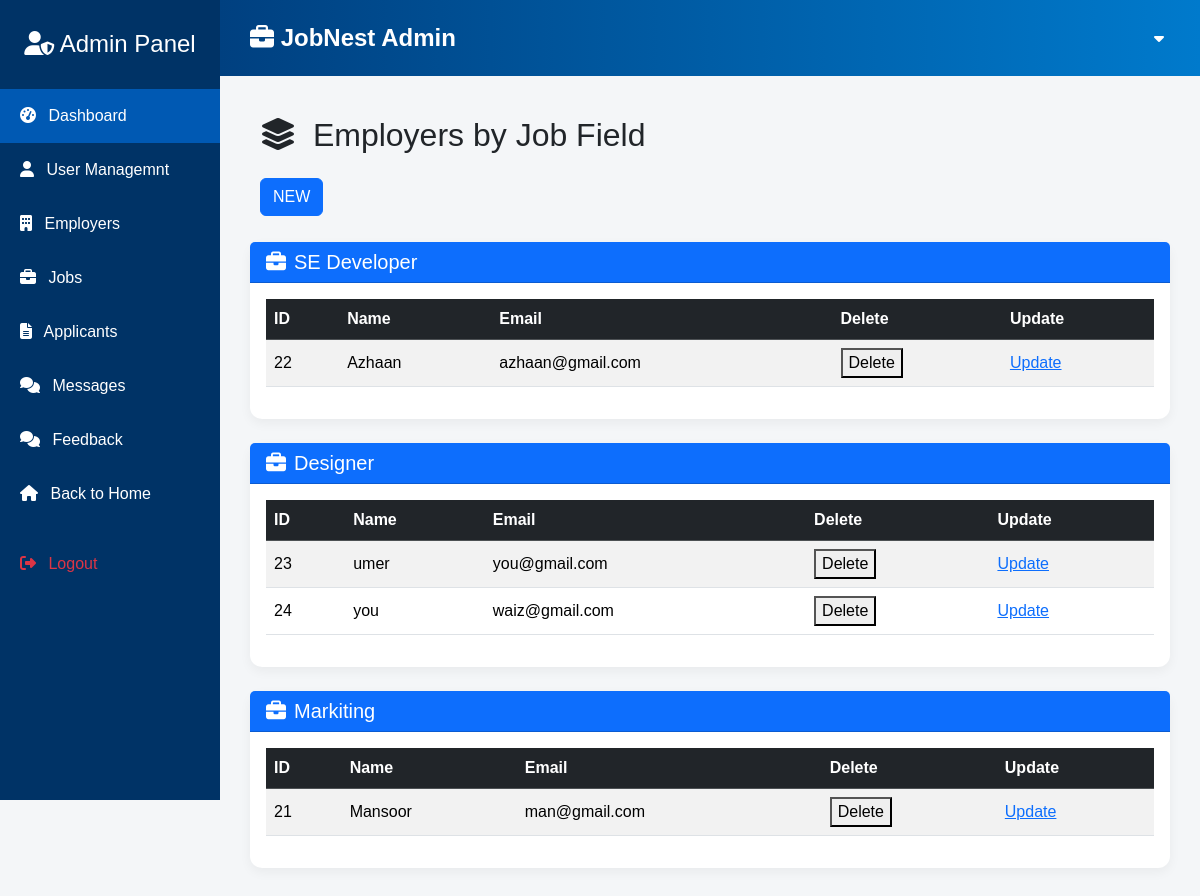
Before: /employers.php with the older database file.
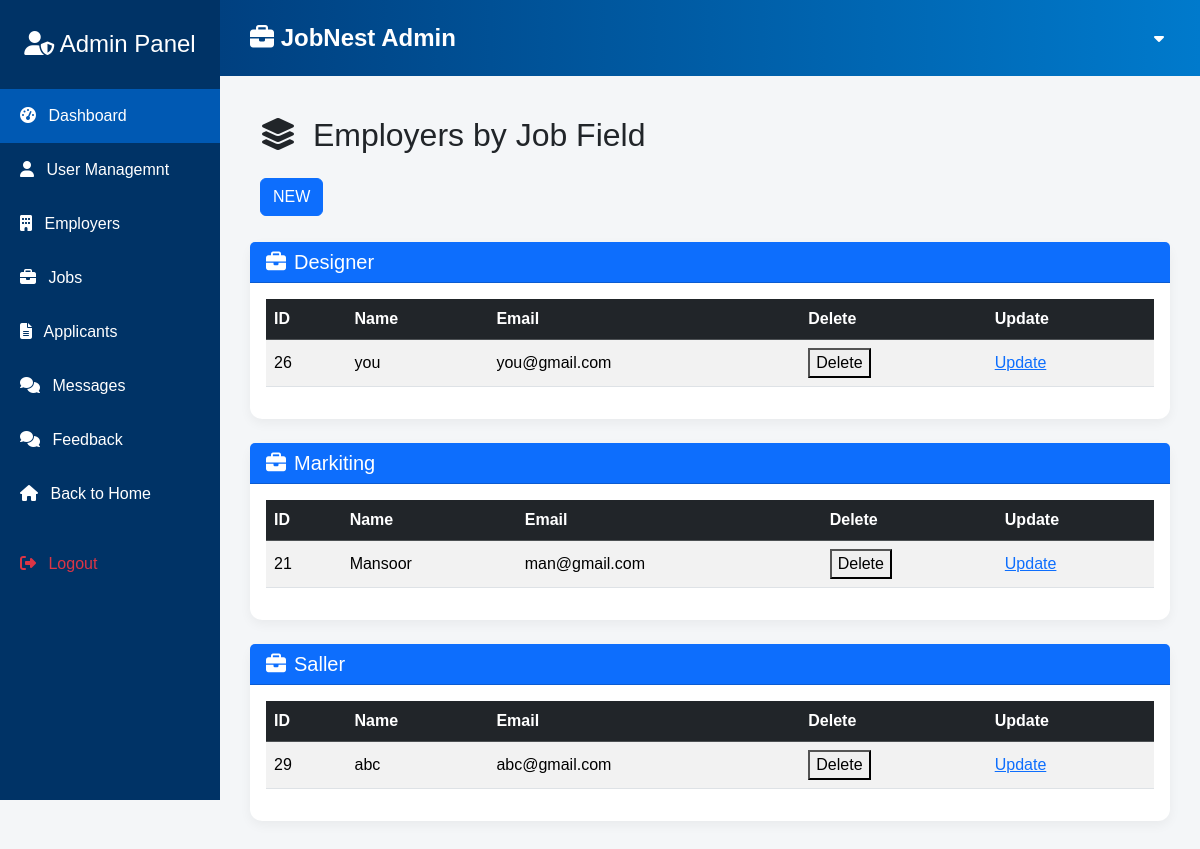
After: the same page with the newer database file.
### tables this page shows
CREATE TABLE `roles` (
  `id` int(11) NOT NULL,
  `role_name` varchar(255) NOT NULL
);

CREATE TABLE `empolyee` (
  `id` int(11) NOT NULL,
  `Name` varchar(255) NOT NULL,
  `Email` varchar(255) NOT NULL,
  `Password` varchar(255) NOT NULL,
  `user_role` varchar(255) NOT NULL
);

### employers.php (the view, shortened to what this page needs)
<?php
require_once 'adminheader.php';
$sector = $conn->query("SELECT * FROM roles");
$sectors = $sector->fetchAll();
$roles = $conn->prepare("select * from roles");
    $roles->execute();
    $rol = $roles->fetchall();
?>
<div class="main-content" style="margin-left:10; padding: 10px;">
  <h2 class="mb-4"><i class="fas fa-layer-group me-2"></i> Employers by Job Field</h2>
<button class="btn btn-primary mb-3" data-bs-toggle="modal" data-bs-target="#addUserModal"> NEW</button>
</div>
  <?php foreach ($sectors as $sec): ?>
    <?php
      $empStmt = $conn->prepare("SELECT * FROM empolyee WHERE user_role = ?");
      $empStmt->execute([$sec['role_name']]);
      $employers = $empStmt->fetchAll();
    ?>
    <?php if (count($employers) > 0): ?>
      <div class="card mb-4">
        <div class="card-header bg-primary text-white">
          <h5 class="mb-0"><i class="fas fa-briefcase me-2"></i><?php echo $sec['role_name'];?></h5>
        </div>
        <div class="card-body">
          <div class="table-responsive">
            <table class="table table-striped table-hover align-middle">
              <thead class="table-dark">
                <tr>
                  <th>ID</th>
                  <th>Name</th>
                  <th>Email</th>
                  <th>Delete</th>
                  <th>Update</th>
                </tr>
              </thead>
              <tbody>
                <?php foreach ($employers as $emp): ?>
                  <tr>
                    <td><?php echo $emp['id'];?></td>
                    <td><?php echo $emp['Name'];?></td>
                    <td><?php echo $emp['Email'];?></td>
                    <td>
                      <form action="" method="POST">
                        <button type="Submit" name="delete" value="<?php echo $emp['id']; ?>">Delete</button>
                      </form>
                    </td>
                    <td>
                      <a href="update.php?id=<?php echo $emp['id']; ?>">Update</a>
                    </td>
                  </tr>
                <?php endforeach; ?>
              </tbody>
            </table>
          </div>
        </div>
      </div>
    <?php endif; ?>
  <?php endforeach; ?>
</div>

Changed rows visible on the page:
no longer on this page (row unchanged): roles: role_name "SE Developer"
removed empolyee: id "22", Name "Azhaan", Email "azhaan@gmail.com", shown under "SE Developer"
removed empolyee: id "23", Name "umer", Email "you@gmail.com", shown under roles "Designer"
removed empolyee: id "24", Name "you", Email "waiz@gmail.com", shown under roles "Designer"
added empolyee: id "26", Name "you", Email "you@gmail.com", shown under roles "Designer"
added roles: role_name "Saller"
added empolyee: id "29", Name "abc", Email "abc@gmail.com", shown under "Saller"
